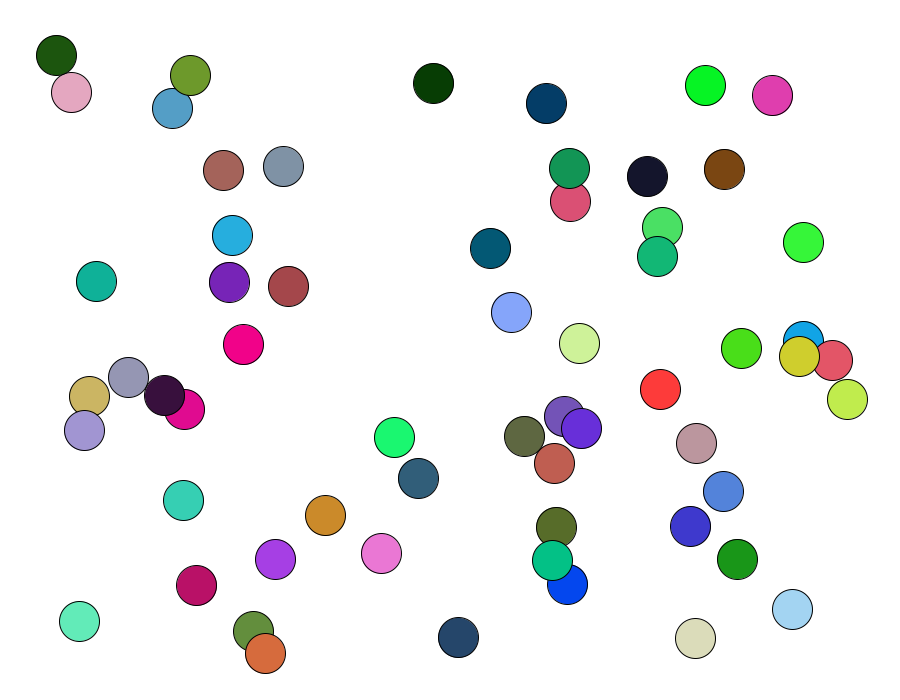
Frame 1 (no input)
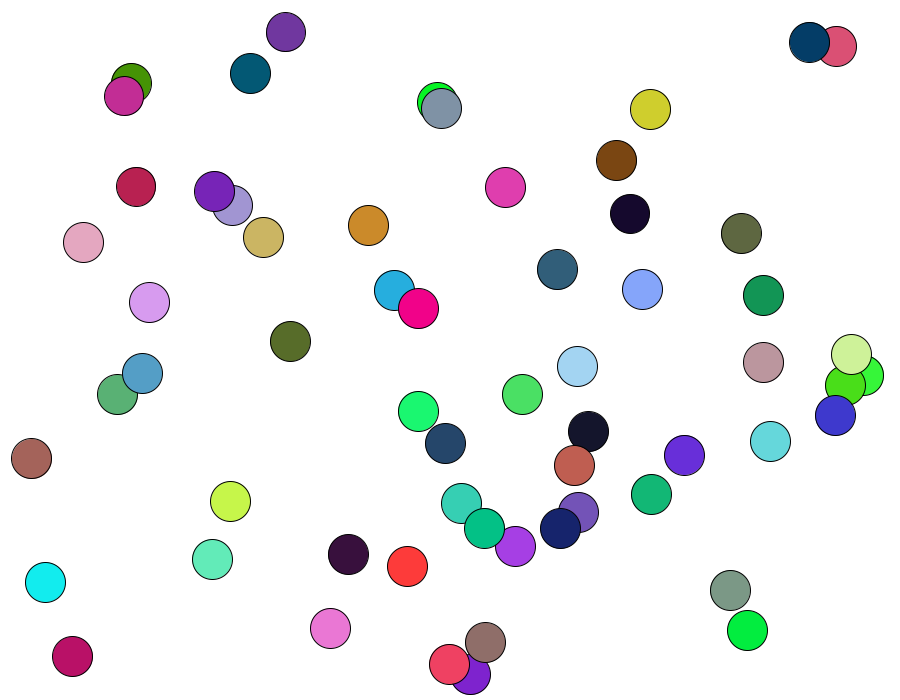
Frame 60 (the mouse pressed at the canvas centre just before this capture)
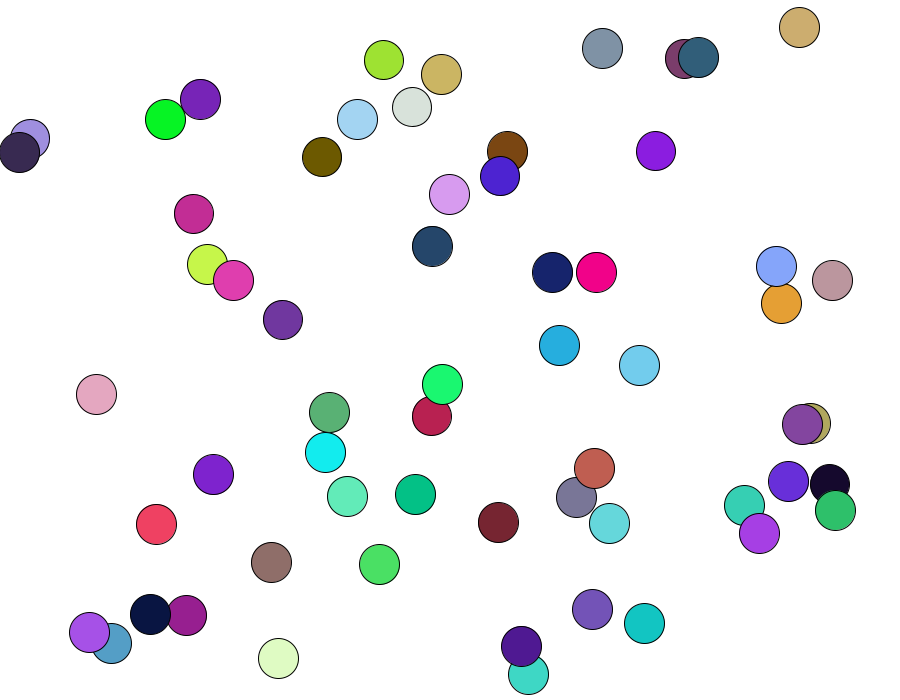
Frame 120 (the mouse held since frame 60 and released just before this capture)

The Processing sketch that drew these frames (run headless with seeded random() and noise(); from frame 60 on, the mouse is pressed at the canvas centre):

// Processing sketch: CompSci_04_intro
// ── CompSci_04_intro.pde
int numBalls=60;
float maxSpeed=5;
float[] ballDiam = new float[numBalls];
float[] ballX = new float[numBalls];
float[] ballY  = new float[numBalls];
float[] ballXSpeed= new float[numBalls];
float[] ballYSpeed = new float[numBalls];
color[] ballColor = new color[numBalls];

void setup() {
  size(900, 700); 
  for (int i=0; i<numBalls; i++) { // this loop initializes all the values using the random function
    ballDiam[i]=40;
    ballX[i]=random(ballDiam[i], width-ballDiam[i]); // come in from the edge slightly...
    ballY[i]=random(ballDiam[i], height-ballDiam[i]); // come in from the edge slightly...
    ballXSpeed[i]=random(-maxSpeed, maxSpeed);
    ballYSpeed[i]=random(-maxSpeed, maxSpeed);
    ballColor[i] = color(random(0, 255), random(0, 255), random(0, 255));
  }
}

void draw() {
  background(255);
  for (int i=0; i<numBalls; i++) {
    fill(ballColor[i]);
    ellipse(ballX[i], ballY[i], ballDiam[i], ballDiam[i]);
    ballX[i]+=ballXSpeed[i];
    ballY[i]+=ballYSpeed[i];
    if (ballX[i]<ballDiam[i]/2 || ballX[i]>width-ballDiam[i]/2) { 
      ballXSpeed[i]*=-1;
      ballColor[i] = color(random(0, 255), random(0, 255), random(0, 255));
    }
    if (ballY[i]<ballDiam[i]/2 || ballY[i]>height-ballDiam[i]/2) { 
      ballYSpeed[i]*=-1;
      ballColor[i] = color(random(0, 255), random(0, 255), random(0, 255));
      if (ballYSpeed[i] > 1 && ballY[i]>height/2) {
        ballYSpeed[i] -=1;
      }
      if (ballY[i]>height/2 && ballXSpeed[i] > 1) {
        ballXSpeed[i] -= 1;
      }
      if(ballY[i]<height/2 && ballDiam[i] > 1){
        ballDiam[i] -= 1;
      }
    }
  }
}
